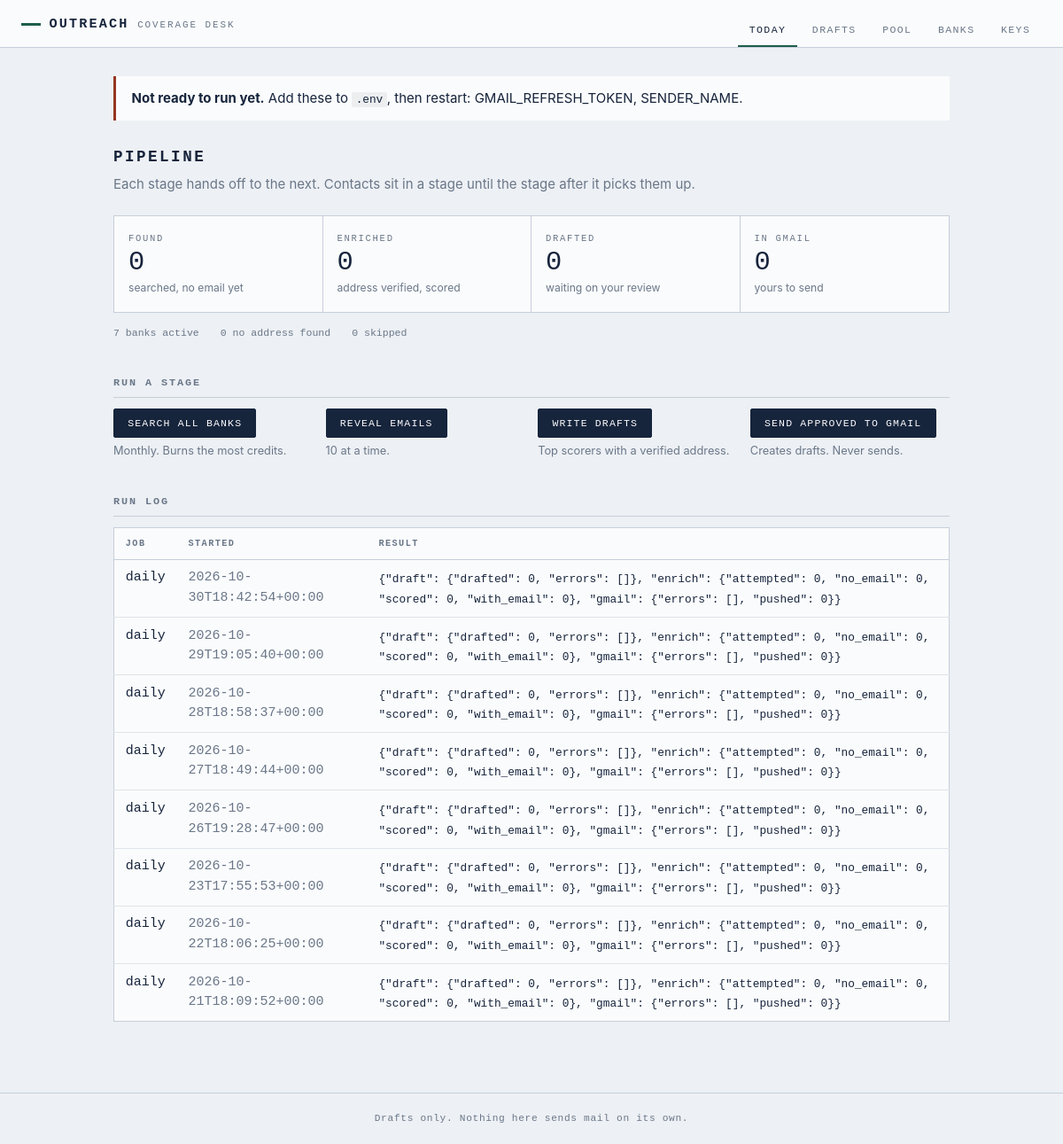
The page / on the database its author committed.
### tables this page shows
CREATE TABLE runs (
    id          INTEGER PRIMARY KEY,
    kind        TEXT,
    started_at  TEXT,
    finished_at TEXT,
    stats       TEXT,
    error       TEXT
);

### web/app.py (the view)
@app.get("/", response_class=HTMLResponse)
def dashboard(request: Request):
    with db.session() as conn:
        counts = db.counts(conn)
        runs = [dict(r) for r in db.recent_runs(conn, 8)]
    for r in runs:
        r["stats"] = json.loads(r["stats"]) if r["stats"] else {}
    return render(request, "dashboard.html", counts=counts, runs=runs,
                  gaps=settings.missing())

### web/templates/dashboard.html
{% extends "base.html" %}
{% block content %}
{% if gaps %}
<div class="notice">
  <p><strong>Not ready to run yet.</strong> Add these to <code>.env</code>, then
  restart: {{ gaps | join(", ") }}.</p>
</div>
{% endif %}
<section class="stage-flow">
  <h1>Pipeline</h1>
  <p class="lede">Each stage hands off to the next. Contacts sit in a stage until
  the stage after it picks them up.</p>
  <ol class="stages">
    <li>
      <span class="stage-name">Found</span>
      <span class="stage-count">{{ counts.get('new', 0) }}</span>
      <span class="stage-note">searched, no email yet</span>
    </li>
    <li>
      <span class="stage-name">Enriched</span>
      <span class="stage-count">{{ counts.get('enriched', 0) }}</span>
      <span class="stage-note">address verified, scored</span>
    </li>
    <li>
      <span class="stage-name">Drafted</span>
      <span class="stage-count">{{ counts.get('drafted', 0) }}</span>
      <span class="stage-note">waiting on your review</span>
    </li>
    <li>
      <span class="stage-name">In Gmail</span>
      <span class="stage-count">{{ counts.get('queued', 0) }}</span>
      <span class="stage-note">yours to send</span>
    </li>
  </ol>
  <div class="stage-aside">
    <span>{{ counts.get('banks', 0) }} banks active</span>
    <span>{{ counts.get('no_email', 0) }} no address found</span>
    <span>{{ counts.get('skipped', 0) }} skipped</span>
  </div>
</section>
<section class="controls">
  <h2>Run a stage</h2>
  <div class="control-row">
    <form method="post" action="/run/refresh">
      <button type="submit">Search all banks</button>
      <span class="hint">Monthly. Burns the most credits.</span>
    </form>
    <form method="post" action="/run/enrich">
      <button type="submit">Reveal emails</button>
      <span class="hint">{{ cfg.enrich_batch if cfg else 10 }} at a time.</span>
    </form>
    <form method="post" action="/run/draft">
      <button type="submit">Write drafts</button>
      <span class="hint">Top scorers with a verified address.</span>
    </form>
    <form method="post" action="/run/push">
      <button type="submit">Send approved to Gmail</button>
      <span class="hint">Creates drafts. Never sends.</span>
    </form>
  </div>
</section>
<section>
  <h2>Run log</h2>
  {% if runs %}
  <table class="ledger">
    <thead>
      <tr><th>Job</th><th>Started</th><th>Result</th></tr>
    </thead>
    <tbody>
      {% for r in runs %}
      <tr>
        <td class="mono">{{ r.kind }}</td>
        <td class="mono dim">{{ r.started_at }}</td>
        <td>
          {% if r.error %}<span class="bad">{{ r.error }}</span>
          {% elif not r.finished_at %}<span class="dim">running</span>
          {% else %}<span class="mono small">{{ r.stats | tojson }}</span>{% endif %}
        </td>
      </tr>
      {% endfor %}
    </tbody>
  </table>
  {% else %}
  <p class="empty">No runs yet. Load your bank list, then search.</p>
  {% endif %}
</section>
{% endblock %}

### web/static/style.css (style rules this page uses)
:root { --paper: #EDF0F4; --card: #FAFBFC; --ink: #16243C; --rule: #C6CFDB; --ledger: #1E5D4B; --flag: #963622; --muted: #6A7789; --mono: ui-monospace, "SF Mono", "Cascadia Mono", Menlo, Consolas, monospace; --serif: Charter, "Bitstream Charter", "Iowan Old Style", Georgia, serif; --sans: -apple-system, BlinkMacSystemFont, "Segoe UI", Inter, system-ui, sans-serif; --gap: 1.25rem; }
* { box-sizing: border-box; }
body { margin: 0; background: var(--paper); color: var(--ink); font-family: var(--sans); font-size: 15px; line-height: 1.5; -webkit-font-smoothing: antialiased; }
h1 { font-family: var(--mono); font-size: 1.1rem; font-weight: 600; letter-spacing: .14em; text-transform: uppercase; margin: 0 0 .4rem; }
h2 { font-family: var(--mono); font-size: .74rem; font-weight: 600; letter-spacing: .16em; text-transform: uppercase; color: var(--muted); margin: 2.5rem 0 .75rem; padding-bottom: .4rem; border-bottom: 1px solid var(--rule); }
.lede { color: var(--muted); max-width: 46rem; margin: 0 0 1.5rem; }
.hint { color: var(--muted); font-size: .8rem; }
.small { font-size: .8rem; }
.dim { color: var(--muted); }
.mono { font-family: var(--mono); font-variant-numeric: tabular-nums; }
code { font-family: var(--mono); font-size: .85em; background: rgba(22, 36, 60, .06); padding: .1em .35em; border-radius: 2px; }
.notice { border-left: 3px solid var(--flag); background: var(--card); padding: .85rem 1.1rem; margin-bottom: 1.75rem; }
.notice p { margin: 0; }
.stages { list-style: none; margin: 0 0 .9rem; padding: 0; display: grid; grid-template-columns: repeat(4, 1fr); border: 1px solid var(--rule); background: var(--card); }
.stages li { padding: 1.1rem 1rem; border-right: 1px solid var(--rule); display: flex; flex-direction: column; gap: .15rem; }
.stages li:last-child { border-right: 0; }
.stage-name { font-family: var(--mono); font-size: .66rem; letter-spacing: .16em; text-transform: uppercase; color: var(--muted); }
.stage-count { font-family: var(--mono); font-size: 1.9rem; font-variant-numeric: tabular-nums; line-height: 1.1; }
.stage-note { font-size: .76rem; color: var(--muted); }
.stage-aside { display: flex; flex-wrap: wrap; gap: 1.5rem; font-family: var(--mono); font-size: .72rem; color: var(--muted); }
.control-row { display: grid; gap: .9rem; grid-template-columns: repeat(auto-fit, minmax(13rem, 1fr)); }
.control-row form { display: flex; flex-direction: column; gap: .3rem; align-items: flex-start; }
button { font-family: var(--mono); font-size: .72rem; letter-spacing: .1em; text-transform: uppercase; padding: .55rem .95rem; border: 1px solid var(--ink); background: var(--ink); color: var(--card); border-radius: 2px; cursor: pointer; }
.ledger { width: 100%; border-collapse: collapse; background: var(--card); border: 1px solid var(--rule); }
.ledger th { font-family: var(--mono); font-size: .64rem; letter-spacing: .14em; text-transform: uppercase; color: var(--muted); text-align: left; padding: .6rem .8rem; border-bottom: 1px solid var(--rule); font-weight: 600; }
.ledger td { padding: .6rem .8rem; border-bottom: 1px solid rgba(198, 207, 219, .5); vertical-align: top; }
.ledger tbody tr:last-child td { border-bottom: 0; }

### rows shown on the page
runs: kind "daily", started_at "2026-10-30T18:42:54+00:00", stats|tojson "{\"draft\": {\"drafted\": 0, \"errors\": []}, \"enrich\": {\"attempted\": 0, \"no_email\": 0, \"scored\": 0, \"with_email\": 0}, \"gmail\": {\"errors\": [], \"pushed\": 0}}"
runs: kind "daily", started_at "2026-10-29T19:05:40+00:00", stats|tojson "{\"draft\": {\"drafted\": 0, \"errors\": []}, \"enrich\": {\"attempted\": 0, \"no_email\": 0, \"scored\": 0, \"with_email\": 0}, \"gmail\": {\"errors\": [], \"pushed\": 0}}"
runs: kind "daily", started_at "2026-10-28T18:58:37+00:00", stats|tojson "{\"draft\": {\"drafted\": 0, \"errors\": []}, \"enrich\": {\"attempted\": 0, \"no_email\": 0, \"scored\": 0, \"with_email\": 0}, \"gmail\": {\"errors\": [], \"pushed\": 0}}"
runs: kind "daily", started_at "2026-10-27T18:49:44+00:00", stats|tojson "{\"draft\": {\"drafted\": 0, \"errors\": []}, \"enrich\": {\"attempted\": 0, \"no_email\": 0, \"scored\": 0, \"with_email\": 0}, \"gmail\": {\"errors\": [], \"pushed\": 0}}"
runs: kind "daily", started_at "2026-10-26T19:28:47+00:00", stats|tojson "{\"draft\": {\"drafted\": 0, \"errors\": []}, \"enrich\": {\"attempted\": 0, \"no_email\": 0, \"scored\": 0, \"with_email\": 0}, \"gmail\": {\"errors\": [], \"pushed\": 0}}"
runs: kind "daily", started_at "2026-10-23T17:55:53+00:00", stats|tojson "{\"draft\": {\"drafted\": 0, \"errors\": []}, \"enrich\": {\"attempted\": 0, \"no_email\": 0, \"scored\": 0, \"with_email\": 0}, \"gmail\": {\"errors\": [], \"pushed\": 0}}"
runs: kind "daily", started_at "2026-10-22T18:06:25+00:00", stats|tojson "{\"draft\": {\"drafted\": 0, \"errors\": []}, \"enrich\": {\"attempted\": 0, \"no_email\": 0, \"scored\": 0, \"with_email\": 0}, \"gmail\": {\"errors\": [], \"pushed\": 0}}"
runs: kind "daily", started_at "2026-10-21T18:09:52+00:00", stats|tojson "{\"draft\": {\"drafted\": 0, \"errors\": []}, \"enrich\": {\"attempted\": 0, \"no_email\": 0, \"scored\": 0, \"with_email\": 0}, \"gmail\": {\"errors\": [], \"pushed\": 0}}"

### other values the page prints
{{ gaps | join(", ") }} "GMAIL_REFRESH_TOKEN, SENDER_NAME"
{{ counts.get('new', 0) }} "0"
{{ counts.get('enriched', 0) }} "0"
{{ counts.get('drafted', 0) }} "0"
{{ counts.get('queued', 0) }} "0"
{{ counts.get('banks', 0) }} "7"
{{ counts.get('no_email', 0) }} "0"
{{ counts.get('skipped', 0) }} "0"
{{ cfg.enrich_batch if cfg else 10 }} "10"
